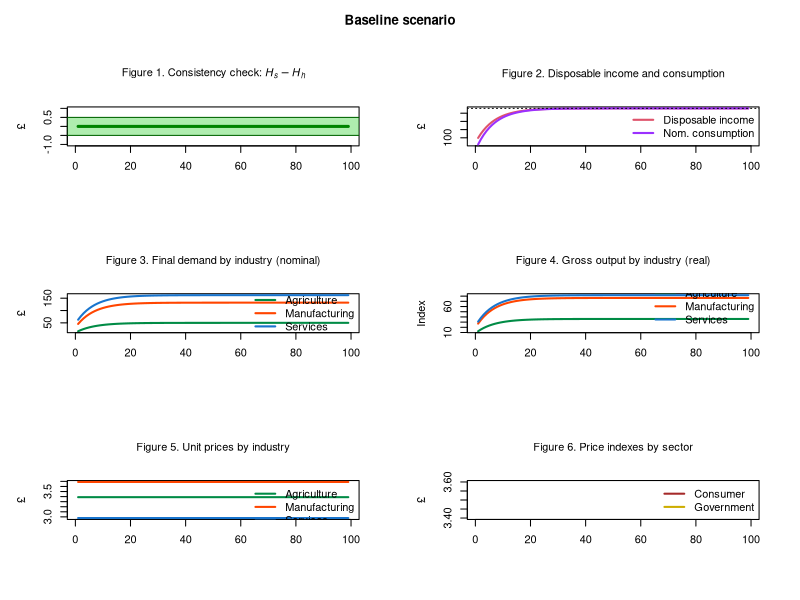
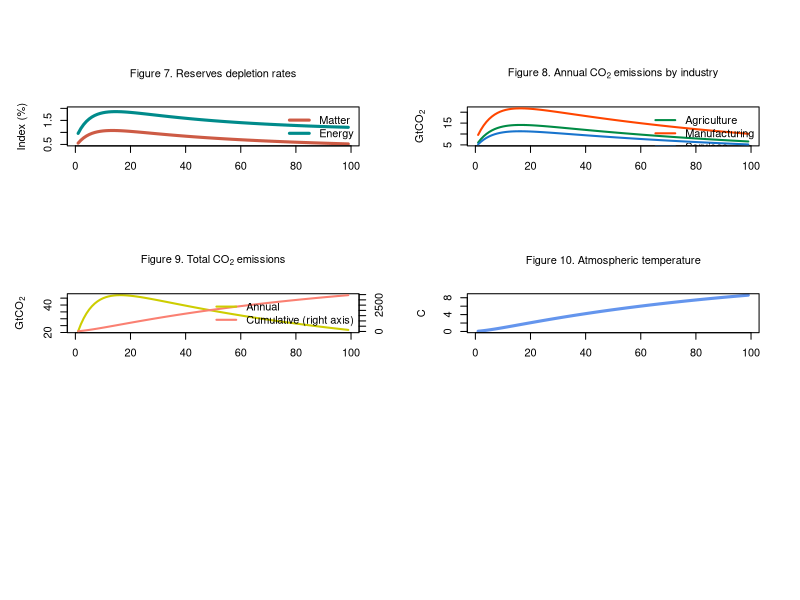

The R source for these figures, in order:
# ECO-3IO-SFC MODEL (BASED ON MODEL PC + 3-INDUSTRY IO TABLES + ECOSYSTEM)
# Created by Marco Veronese Passarella
# Last revision: 6 August 2025

# PREPARE THE ENVIRONMENT ####

# Clear Environment
rm(list=ls(all=TRUE))

# Clear Plots
if(!is.null(dev.list())) dev.off()

# Clear Console
cat("\014")

# Set directory/folder
#setwd("C:/Users/...")

# set number of periods
nPeriods = 100

# Set number of scenarios
nScenarios = 2 

# Set number of industries
nIndustries = 3

# Define number of iterations
nIterations <- 100

# SET THE COEFFICIENTS (EXOGENOUS VARIABLES AND PARAMETERS) ####

alpha10 <- 0.8 #Autonomous component of propensity to consume out of income
alpha11 <- 8 #Interest rate elasticity of propensity to consume out of income (minus sign)
alpha2 <- 0.4 #Propensity to consume out of wealth
w <- 0.4 #Uniform wage rate
mu <- 0.875 #Uniform mark-up
pr1 <- 1 #Labour productivity in industry 1
pr2 <- 1 #Labour productivity in industry 2
pr3 <- 1 #Labour productivity in industry 3
lambda0 <- 0.635 #Autonomous share of bills
lambda1 <- 5 #Elasticity of bills demand to interest rate
lambda2 <- 0.01 #Elasticity of bills demand to yd/v
theta <- 0.2 #Tax rate on income
r_bar <- matrix(data=0.025,nrow=nScenarios,ncol=nPeriods) #Interest rate as policy instrument
beta1_c_bar <- 0.15 #Household consumption share of product 1
beta2_c_bar <- 0.35 #Household consumption share of product 2
beta3_c_bar <- 0.50 #Household consumption share of product 3
beta1_g_bar <- 0.10 #Government consumption share of product 1
beta2_g_bar <- 0.30 #Government consumption share of product 2
beta3_g_bar <- 0.60 #Government consumption share of product 3
a11 <- 0.11 #Quantity of product 1 necessary to produce one unit of product 1
a12 <- 0.12 #Quantity of product 1 necessary to produce one unit of product 2
a13 <- 0.10 #Quantity of product 1 necessary to produce one unit of product 3
a21 <- 0.21 #Quantity of product 2 necessary to produce one unit of product 1
a22 <- 0.22 #Quantity of product 2 necessary to produce one unit of product 2
a23 <- 0.20 #Quantity of product 2 necessary to produce one unit of product 3
a31 <- 0.15 #Quantity of product 3 necessary to produce one unit of product 1
a32 <- 0.18 #Quantity of product 3 necessary to produce one unit of product 2
a33 <- 0.10 #Quantity of product 3 necessary to produce one unit of product 3

# CREATE VARIABLES AND ATTRIBUTE INITIAL VALUES ####

# Use 'array' function to create 3-dimension variables
x <- array(data=0,dim=c(nScenarios,nPeriods,nIndustries)) #Gross output by industry (real)
d <- array(data=0,dim=c(nScenarios,nPeriods,nIndustries)) #Demand by industry (real)
beta_c <- array(data=0,dim=c(nScenarios,nPeriods,nIndustries)) #Real consumption composition
beta_g <- array(data=0,dim=c(nScenarios,nPeriods,nIndustries)) #Real government expenditure composition
p <- array(data=1,dim=c(nScenarios,nPeriods,nIndustries)) #Unit prices

# Create matrix of coefficients
A <- matrix(data=0,nrow=nIndustries,ncol=nIndustries) #2D matrix of technical coefficients
I <- diag(x=1, nrow=nIndustries, ncol=nIndustries) #2D diagonal matrix
A4 <- array(data=0,dim=c(nScenarios,nPeriods,nIndustries,nIndustries)) #4D matrix of technical coefficients

# Other 2-dimension variables
alpha1 <- matrix(data=alpha10-alpha11*r_bar,nrow=nScenarios,ncol=nPeriods) #Propensity to consume out of income
b_cb <- matrix(data=0,nrow=nScenarios,ncol=nPeriods) #Government bills held by Central Bank
b_h <- matrix(data=0,nrow=nScenarios,ncol=nPeriods) #Government bills held by households
b_s <- matrix(data=0,nrow=nScenarios,ncol=nPeriods) #Government bills supplied by government
h_h <- matrix(data=0,nrow=nScenarios,ncol=nPeriods) #Cash money held by households
h_s <- matrix(data=0,nrow=nScenarios,ncol=nPeriods) #Cash money supplied by central bank
r <- matrix(data=r_bar,nrow=nScenarios,ncol=nPeriods) #Interest rate on government bills
t <- matrix(data=0,nrow=nScenarios,ncol=nPeriods) #Taxes
v <- matrix(data=0,nrow=nScenarios,ncol=nPeriods) #Households wealth
yd <- matrix(data=0,nrow=nScenarios,ncol=nPeriods) #Disposable income of households
cons <- matrix(data=0,nrow=nScenarios,ncol=nPeriods) #Consumption (real)
g <- matrix(data=20,nrow=nScenarios,ncol=nPeriods) #Government expenditure (real)
y <- matrix(data=0,nrow=nScenarios,ncol=nPeriods) #Value of net output (GDP)
p_c <- matrix(data=1,nrow=nScenarios,ncol=nPeriods) #Average price for the consumers
p_g <- matrix(data=1,nrow=nScenarios,ncol=nPeriods) #Average price for the government
infl <- matrix(data=1,nrow=nScenarios,ncol=nPeriods) #Inflation tax (see Godley and Lavoie, 9.2.4 and 9.3.1)

# Ecosystem variables and coefficients ####

# Variables
x_mat <- matrix(data=0,nrow=nScenarios,ncol=nPeriods) #Production of material goods 
mat <- matrix(data=0,nrow=nScenarios,ncol=nPeriods) #Extracted matter  
rec <- matrix(data=0,nrow=nScenarios,ncol=nPeriods) #Recycled socio-economic stock  
dis <- matrix(data=0,nrow=nScenarios,ncol=nPeriods) #Discarded socioeconomic stock            
kh <- matrix(data=0,nrow=nScenarios,ncol=nPeriods) #Socio-economic stock       
en <- matrix(data=0,nrow=nScenarios,ncol=nPeriods) #Total energy required for production
ren <- matrix(data=0,nrow=nScenarios,ncol=nPeriods) #Renewable energy
nen <- matrix(data=0,nrow=nScenarios,ncol=nPeriods) #Non-renewable energy                         
co2_cum <- matrix(data=0,nrow=nScenarios,ncol=nPeriods) #Cumulative emissions
wa <- matrix(data=0,nrow=nScenarios,ncol=nPeriods) #Waste by industry
temp <- matrix(data=0,nrow=nScenarios,ncol=nPeriods) #Atmospheric temperature 
k_m <- matrix(data=6000,nrow=nScenarios,ncol=nPeriods) #Matter reserves
conv_m <- matrix(data=0,nrow=nScenarios,ncol=nPeriods) #Conversion of matter resources into reserves
res_m <- matrix(data=388889,nrow=nScenarios,ncol=nPeriods) #Matter resources
k_e <- matrix(data=37000,nrow=nScenarios,ncol=nPeriods) #Energy reserves
conv_e <- matrix(data=0,nrow=nScenarios,ncol=nPeriods) #Conversion of energy resources into reserves
res_e <- matrix(data=542000,nrow=nScenarios,ncol=nPeriods) #Energy resources
dc <- array(data=0,dim=c(nScenarios,nPeriods,nIndustries)) #Stock of durable goods by industry/product
emis <- matrix(data=0,nrow=nScenarios,ncol=nPeriods) #Annual emissions by industry
cen <- matrix(data=0,nrow=nScenarios,ncol=nPeriods) #Carbon mass of energy
o2 <- matrix(data=emis-cen,nrow=nScenarios,ncol=nPeriods) #Mass of oxygen 
beta_e <- matrix(data=0.07,nrow=nScenarios,ncol=nPeriods) #CO2 intensity of non-renewable energy sources
emis_by_ind <- array(data=1,dim=c(nScenarios,nPeriods,nIndustries)) #Annual emissions by industry

# Coefficients
rho_dis <- 0.2 #Recycling rate
g_beta_e <- 0.01 #Declining rate of CO2 intensity of non-renewable energy sources (quite high!)
tcre <- 1.65/1000 #Transient climate response to cumulative carbon emissions
fnc <- 0.34 #Non-CO2 fraction of total anthropocentric forcing
sigma_m <- 0.0005 #Conversion rate of matter resources into reserves
car <- 3.67 #Coefficient converting Gt of carbon into Gt of CO2
sigma_e <- 0.003 #Conversion rate of energy resources into reserves
mu_mat <- matrix(data=c(0.4,0.7,0.3),nrow=nIndustries,ncol=1) #Material intensity coefficients by industry
zeta_dc <- matrix(data=c(0.025,0.035,0.020),nrow=nIndustries,ncol=1) #Percentages of discarded socio-economic stock by industry
eps_en <- matrix(data=c(8,6,3),nrow=nIndustries,ncol=1) #Energy intensity coefficients by industry                                          
eta_en <- matrix(data=c(0.12,0.15,0.18),nrow=nIndustries,ncol=1) #Shares of renewable energy in total energy by industry       
alpha12 <- matrix(data=0,nrow=nScenarios,ncol=nPeriods) #Temperature elasticity of propensity to consume out of income

# RUN THE MODEL ####

# DEFINE THE LOOPS

# Choose scenario
for (j in 1:nScenarios){
  
  # Define time loop
  for (i in 2:nPeriods){
    
    # Define iterations
    for (iterations in 1:nIterations){
      
      # Add alternative scenarios as exogenous shocks
      
      # Shock 1: higher temperature elasticity of propensity to consume out of income
      if (i>=50 && j==2){
          #alpha12[j,i]=alpha12[j,i-1]+0.1 # Option 1: growing over time
          alpha12[j,i]=4 # Option 2: one-off shock
        }
      
      # A) Matrix of technical coefficients ####
      
      # 4D matrix of technical coefficients
      A4[j,i,,]=matrix(c(a11,a12,a13,
                         a21,a22,a23,
                         a31,a32,a33), nrow=3, byrow=TRUE)                  
      
      # 2D matrix of technical coefficients
      A = A4[j,i,,]          
      
      
      # B) Define consumption shares ####
      
      # Household real consumption shares
      beta_c[j,i,1]=beta1_c_bar
      beta_c[j,i,2]=beta2_c_bar
      beta_c[j,i,3]=beta3_c_bar
      
      # Government real consumption shares
      beta_g[j,i,1]=beta1_g_bar
      beta_g[j,i,2]=beta2_g_bar
      beta_g[j,i,3]=beta3_g_bar
      
      
      # C) Input-output structure ####
      
      # Real final demand vector by industry - eq. 14
      d[j,i,] = beta_c[j,i,]*cons[j,i] + beta_g[j,i,]*g[j,i]
      
      # Real gross output by industry  - eq. 15
      x[j,i,] = solve(I-A) %*% d[j,i,]
      
      # Value of net output (GDP)  - eq. 1.A
      y[j,i] = t(p[j,i,]) %*% d[j,i,]
      
      
      # D) Price setting ####
      
      # Set unit prices for each industry - eq. 17
      p[j,i,1] = (w/pr1) + (p[j,i,1]*A[1,1] + p[j,i,2]*A[2,1] + p[j,i,3]*A[3,1])*(1 + mu) 
      p[j,i,2] = (w/pr2) + (p[j,i,1]*A[1,2] + p[j,i,2]*A[2,2] + p[j,i,3]*A[3,2])*(1 + mu) 
      p[j,i,3] = (w/pr3) + (p[j,i,1]*A[1,3] + p[j,i,2]*A[2,3] + p[j,i,3]*A[3,3])*(1 + mu) 
      
      # Average price for the consumers - eq. 18
      p_c[j,i] = t(p[j,i,]) %*% beta_c[j,i,]
      
      # Average price for the government - eq. 19
      p_g[j,i] = t(p[j,i,]) %*% beta_g[j,i,]
      
      
      # E) Households' behaviour ####
      
      # Disposable income - eq. 2
      yd[j,i] = y[j,i] - t[j,i] + r[j,i-1]*b_h[j,i-1]
      
      # Wealth accumulation - eq. 4 
      v[j,i] = v[j,i-1] + (yd[j,i] - p_c[j,i]*cons[j,i])
      
      # Real consumption function with no monetary illusion - eq. 5.A.1 
      cons[j,i] = alpha1[j,i]*((yd[j,i]/p_c[j,i])-infl[j,i]) + alpha2*v[j,i-1]/p_c[j,i]
      
      # Inflation tax for households - eq. 5.A.1
      infl[j,i] = ((p_c[j,i]-p_c[j,i-1])/p_c[j,i-1])*(v[j,i-1]/p_c[j,i])
      
      
      # F) Portfolio equations ####
      
      # Demand for cash money - eq. 6
      h_h[j,i] = v[j,i] - b_h[j,i]
      
      # Demand for government bills - eq. 7
      b_h[j,i] = v[j,i]*(lambda0 + lambda1*r[j,i] - lambda2*(yd[j,i]/v[j,i]))
      
      
      # G) Government ####
      
      # Tax payments - eq. 3 
      t[j,i] = theta*(y[j,i] + r[j,i-1]*b_h[j,i-1])
      
      # Supply of government bills - eq. 8
      b_s[j,i] = b_s[j,i-1] + ( p_g[j,i]*g[j,i] + r[j,i-1]*b_s[j,i-1]) - (t[j,i] + r[j,i-1]*b_cb[j,i-1])
      
      
      # H) Central bank ####
      
      # Supply of cash - eq. 9
      h_s[j,i] = h_s[j,i-1] + b_cb[j,i] - b_cb[j,i-1]
      
      # Government bills held by the central bank - eq. 10
      b_cb[j,i] = b_s[j,i] - b_h[j,i]
      
      # Interest rate as policy instrument - eq. 11
      r[j,i] = r_bar[j,i]
      
      
      # I) Ecosystem ####
      
      # Extraction of matter and waste ####
      
      # Production of material goods 
      x_mat[j,i] = t(mu_mat[,]) %*% x[j,i,]
      
      # Extraction of matter                                       
      mat[j,i] = x_mat[j,i] - rec[j,i]                                             
      
      # Recycled matter (of socioeconomic stock + industrial waste)
      rec[j,i] = rho_dis*dis[j,i]         
      
      # Discarded socioeconomic stock            
      dis[j,i] = t(mu_mat[,]) %*% (zeta_dc[,] * dc[j,i-1,])
      
      # Stock of durable consumption goods                 
      dc[j,i,] = dc[j,i-1,] + beta_c[j,i,]*cons[j,i] - zeta_dc[,] * dc[j,i-1,]    
      
      # Socioeconomic stock
      kh[j,i] = kh[j,i-1] + x_mat[j,i] - dis[j,i]       
      
      # Wasted socio-economic stock
      wa[j,i] = mat[j,i] - (kh[j,i]-kh[j,i-1])                                                                     
      
      
      # Use of energy, emissions and temperature ####
      
      # Energy required for production
      en[j,i] = t(eps_en[,]) %*% x[j,i,]                                          
      
      # Renewable energy at the end of the period
      ren[j,i] = t(eps_en[,]) %*% (eta_en[,]*x[j,i,])                         
      
      # Non-renewable energy
      nen[j,i] = en[j,i] - ren[j,i]                                                
      
      # Annual C02 emissions
      emis[j,i] = beta_e[j,i]*nen[j,i]   
      
      # Auxiliary calculations: annual C02 emissions by industry
      emis_by_ind[j,i,] = eps_en[,] * ((1-eta_en[,]) * x[j,i,]) * beta_e[j,i]
      
      # C02 emission rate
      beta_e[j,i] = beta_e[j,i-1]*(1-g_beta_e)   
      
      # Cumulative emissions
      co2_cum[j,i] = co2_cum[j,i-1] + emis[j,i]
      
      # Atmospheric temperature 
      temp[j,i] = (1/(1-fnc))*tcre*(co2_cum[j,i])
      
      
      # Resources and reserves #### 
      
      # Stock of material reserves
      k_m[j,i] = k_m[j,i-1] + conv_m[j,i] - mat[j,i]                      
      
      # Material resources converted to reserves 
      conv_m[j,i] = sigma_m*res_m[j,i]                                    
      
      # Stock of material resources
      res_m[j,i] = res_m[j,i-1] - conv_m[j,i]                            
      
      # Carbon mass of non-renewable energy 
      cen[j,i] = emis[j,i]/car                                            
      
      # Mass of oxygen 
      o2[j,i] = emis[j,i] - cen[j,i]                                      
      
      # Stock of energy reserves
      k_e[j,i] = k_e[j,i-1] + conv_e[j,i] - en[j,i]                       
      
      # Energy resources converted to reserves 
      conv_e[j,i] = sigma_e*res_e[j,i]                                    
      
      # Stock of energy resources
      res_e[j,i] = res_e[j,i-1] - conv_e[j,i]                             
      
      
      # CLIMATE RELATED IMPACTS ####
      
      # Endogenous propensity to consume out of income - eq. 20.A
      alpha1[j,i] = alpha10 - alpha11*r[j,i-1] - alpha12[j,i] * (temp[j,i] - temp[j,i-1])   
      
    }
  }
}

# DEFINE PLOTTING LAYOUT AND COLOURS ####

# Layout
layout(matrix(c(1:6), 3, 2, byrow = TRUE))
par(mar = c(5.1+1, 4.1+1, 4.1+1, 2.1+1), 
    oma = c(0, 0, 3, 0))  

# Customized colours
mycol1 <- rgb(0, 200, 0, max = 255, alpha = 80)

# Considered time span
tspan <- nPeriods

# CONSISTENCY CHECK (REDUNDANT EQUATION) ####

# Create consistency statement and other info ####
aerror<-0
error<-0
for (j in 1:nScenarios){
  for (i in 2:(nPeriods-1)){
    error <- error + (h_s[j,i]-h_h[j,i])^2}}
aerror <- error/(nPeriods*nPeriods)
if ( aerror<0.01 ){cat(" *********************************** \n Good news! The model is watertight! \n", "Average error =", aerror, "< 0.01 \n", "Cumulative error =", error, "\n ***********************************")} else{
  if ( aerror<1 && aerror<1 ){cat(" *********************************** \n Minor issues with model consistency \n", "Average error =", aerror, "> 0.1 \n", "Cumulative error =", error, "\n ***********************************")}
  else{cat(" ******************************************* \n Warning: the model is not fully consistent! \n", "Average error =", aerror, "> 1 \n", "Cumulative error =", error, "\n *******************************************")} }      
cat("\n Number of industries =", nIndustries)
cat("\n Number of scenarios =", nScenarios)
cat("\n Number of iterations/t =", nIterations)
cat("\n ***********************************")

# Figure 1: redundant equation
plot(h_s[1,2:tspan]-h_h[1,2:tspan], type="l", col="darkgreen",lwd=3,lty=1,font.main=1,cex.main=1,
     main=expression("Figure 1. Consistency check: " * italic(H[phantom("")]["s"]) - italic(H[phantom("")]["h"])),
     cex.axis=1,cex.lab=1,ylab = '\u00A3',
     xlab = '',ylim = range(-1,1))
rect(xleft=-10,xright=tspan*1.1,ybottom=-0.5,ytop=0.5,col=mycol1,border=NA)
abline(h=c(-0.5,0.5),lwd=1,col="darkgreen")

# PLOT RESULTS ####

# Add title
title("Baseline scenario", outer = TRUE)

# Figure 2: disposable income and consumption
plot(yd[1,2:tspan],type="l", col=2, lwd=2, lty=1, font.main=1,cex.main=1,
     main="Figure 2. Disposable income and consumption",
     ylab = '\u00A3',xlab = '',ylim = range(min(cons[1,2:tspan]*p_c[1,2:tspan]),max(yd[1,2:tspan])),
     cex.axis=1,cex.lab=1)
lines(cons[1,2:tspan]*p_c[1,2:tspan],type="l",lwd=2,lty=1,col="purple1")
legend("right",c("Disposable income","Nom. consumption"),  bty = "n",
       cex=1, lty=c(1,1), lwd=c(2,2), col = c(2,"purple1"), box.lty=0)
abline(h=yd[1,nPeriods],col=1,lty=3)

# Figure 3: Final demand by industry 
plot(d[1,2:tspan,1]*p[1,2:tspan,1],type="l",lwd=2,col="springgreen4",
     main="Figure 3. Final demand by industry (nominal)",
     font.main=1,cex.main=1,
     ylab = '£',xlab = '',ylim=range(max(p[1,2:tspan,]*d[1,2:tspan,]),min(p[1,2:tspan,]*d[1,2:tspan,])))
lines(p[1,2:tspan,2]*d[1,2:tspan,2],type="l",lwd=2,col="orangered",lty=1)
lines(p[1,2:tspan,3]*d[1,2:tspan,3],type="l",lwd=2,col="dodgerblue3",lty=1)
legend("right",c("Agriculture","Manufacturing","Services"),  bty = 'n', cex=1, lty=c(1,1,1), lwd=c(2,2,2), col = c("springgreen4","orangered","dodgerblue3"), box.lty=0)

# Figure 4: Gross outputs by industry 
plot(x[1,2:tspan,1],type="l",lwd=2,col="springgreen4",
     main="Figure 4. Gross output by industry (real)",
     font.main=1,cex.main=1,
     ylab = 'Index',xlab = '',ylim=range(min(x[1,2:tspan,]),max(x[1,2:tspan,])))
lines(x[1,2:tspan,2],type="l",lwd=2,col="orangered",lty=1)
lines(x[1,2:tspan,3],type="l",lwd=2,col="dodgerblue3",lty=1)
legend("bottomright",c("Agriculture","Manufacturing","Services"),  bty = 'n', cex=1, lty=c(1,1,1), lwd=c(2,2,2), col = c("springgreen4","orangered","dodgerblue3"), box.lty=0)

# Figure 5: Unit prices by industry 
plot(p[1,2:tspan,1],type="l",lwd=2,col="springgreen4",
     main="Figure 5. Unit prices by industry",
     font.main=1,cex.main=1,
     ylab = '£',xlab = '',ylim=range(min(p[1,2:tspan,]),max(p[1,2:tspan,])))
lines(p[1,2:tspan,2],type="l",lwd=2,col="orangered",lty=1)
lines(p[1,2:tspan,3],type="l",lwd=2,col="dodgerblue3",lty=1)
legend("topright",c("Agriculture","Manufacturing","Services"),  bty = 'n', cex=1, lty=c(1,1,1), lwd=c(2,2,2), col = c("springgreen4","orangered","dodgerblue3"), box.lty=0)

# Figure 6: Price indexes by sector 
plot(p_c[1,2:tspan],type="l",lwd=2,col="brown",
     main="Figure 6. Price indexes by sector",
     font.main=1,cex.main=1,
     ylab = '£',xlab = '',ylim=range(3.4,3.6))
lines(p_g[1,2:tspan],type="l",lwd=2,col="gold3",lty=1)
legend("topright",c("Consumer","Government"),  bty = 'n', cex=1, lty=c(1,1), lwd=c(2,2), col = c("brown","gold3"), box.lty=0)

#Figure 7: reserves depletion rates 
plot(100*(mat[1,2:tspan]/k_m[1,1:(tspan-1)]),type="l",
     col="coral3", lwd=3, lty=1, font.main=1,cex.main=1,
     main="Figure 7. Reserves depletion rates",
     ylab = 'Index (%)',xlab = '',cex.axis=1,cex.lab=1,ylim=range(0.5,2))
lines(100*(en[1,2:tspan]/k_e[1,1:(tspan-1)]),col="cyan4", lwd=3, lty=1)
legend("topright",c("Matter","Energy"),  bty = "n",
       cex=1, lty=c(1,1), lwd=c(3,3), col = c("coral3","cyan4"), box.lty=0)

# Figure 8: Annual CO2 emissions by industry 
plot(emis_by_ind[1,2:tspan,1],type="l",lwd=2,col="springgreen4",
     main=expression("Figure 8. Annual CO"[2]~"emissions by industry"),
     font.main=1,cex.main=1,
     ylab = expression('GtCO'[2]),xlab = '',ylim=range(min(emis_by_ind[1,2:tspan,]),max(emis_by_ind[1,2:tspan,])))
lines(emis_by_ind[1,2:tspan,2],type="l",lwd=2,col="orangered",lty=1)
lines(emis_by_ind[1,2:tspan,3],type="l",lwd=2,col="dodgerblue3",lty=1)
legend("topright",c("Agriculture","Manufacturing","Services"),  bty = 'n', cex=1, lty=c(1,1,1), lwd=c(2,2,2), col = c("springgreen4","orangered","dodgerblue3"), box.lty=0)

#Figure 9: Total emissions
plot(emis[1, 2:tspan], type = "l", col = "yellow3", lwd = 2, lty = 1, font.main = 1, cex.main = 1,
     main = expression("Figure 9. Total CO"[2]~"emissions"),
     ylab = expression('GtCO'[2]), xlab = '', 
     ylim = range(min(emis[1, 2:tspan]), max(emis[1, 2:tspan])),
     cex.axis = 1, cex.lab = 1)
par(new = TRUE)
plot(co2_cum[1, 2:tspan], type = "l", lwd = 2, lty = 1, col = "salmon",
     axes = FALSE, xlab = "", ylab = "", 
     ylim = range(min(co2_cum[1, 2:tspan]), max(co2_cum[1, 2:tspan])))
axis(4)  # Add right y-axis
#mtext("Cumulative Index", side = 4, line = 3, cex=0.8)  # Label for right y-axis
legend("right", c("Annual", "Cumulative (right axis)"), bty = "n",
       cex = 1, lty = c(1, 1), lwd = c(2, 2), col = c("yellow3", "salmon"), box.lty = 0)

#Figure 10: Atmospheric temperature
plot(temp[1,2:tspan],type="l",
     col="cornflowerblue", lwd=3, lty=1, font.main=1,cex.main=1,
     main="Figure 10. Atmospheric temperature",

     ylab = 'C',xlab = '',cex.axis=1,cex.lab=1)


